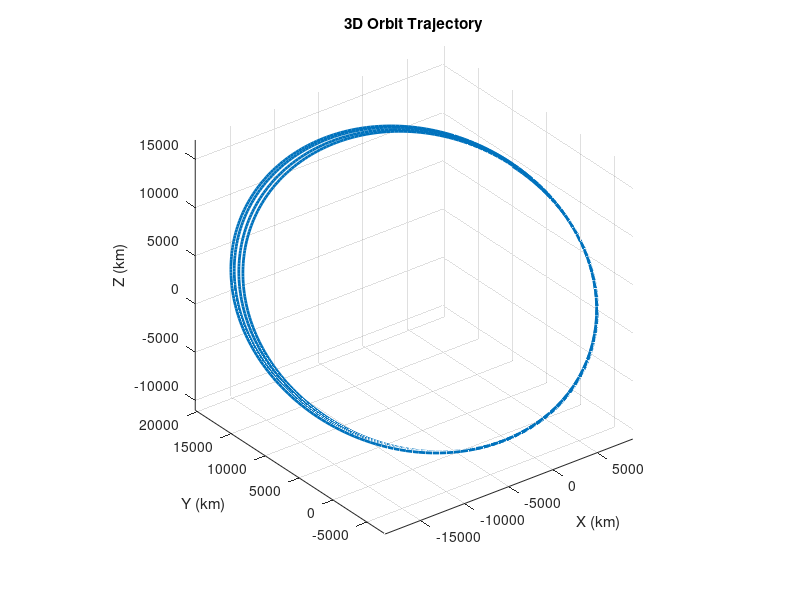

This figure's MATLAB source: (Note: this script raises an error after producing the figure.)
close all;
clear all;
clc;

% ODE 시스템 정의 (운동 방정식)
function dxdt = orbitEquations(t, x)
    global mu
    r = sqrt(x(1)^2 + x(2)^2 + x(3)^2); % 거리 계산
    dxdt = zeros(6,1);  % 미분 방정식 배열
    % 위치에 대 한 변화율
    dxdt(1) = x(4);  % vx
    dxdt(2) = x(5);  % vy
    dxdt(3) = x(6);  % vz
    % 속도에 대한 변화율 (중력 효과)
    dxdt(4) = -mu * x(1) / r^3;  % ax
    dxdt(5) = -mu * x(2) / r^3;  % ay
    dxdt(6) = -mu * x(3) / r^3;  % az

    % dxdt = zeros(4,1);  % 미분 방정식 배열
    % % % 위치에 대 한 변화율
    % dxdt(1) = x(3);  % vx
    % dxdt(2) = x(4);  % vy
    % % % 속도에 대한 변화율 (중력 효과)
    % dxdt(3) = x(1)*x(4)^2-x(1)^(-2);
    % dxdt(4) = -x(3)*x(4)/x(1);
end


%Initial Condition%
for k=1:3
    if k==1
        x0 = [9000 0 6000 0.0 5.0 5.0];  % [x, y, z, vx, vy, vz]
        dt = [0:100:86400];  % 시간 간격
    elseif k==2
        x0=[7000 9000 0 -5.0 7.0 0.0];
        dt=[0:100:30000];
    else
        x0=[9000 0 6000 0.0 5.0 5.0]; % ad_x = +1e-5, +1e-6
        dt=[0:100:5*86400];
    end
 

    global mu
    % 중력 상수 및 중심 천체 질량 (예: 지구 기준)
    mu = 398600;  % km^3/s^2 (지구 기준 중력 상수)
    
    
    % ODE45 solver 호출
    [t, sol] = ode45(@orbitEquations, dt, x0);
    
    % 결과 시각화 (3D 궤도 플롯)
    figure;
    plot3(sol(:,1), sol(:,2), sol(:,3), 'LineWidth', 2);
    xlabel('X (km)');
    ylabel('Y (km)');
    zlabel('Z (km)');
    title('3D Orbit Trajectory');
    grid on;
    axis equal;

    hold on;

    load('topo.mat','topo','topomap1');
    Re=6378.137;
    
    phi=linspace(0,pi,30);
    theta=linspace(0,2*pi,40);
    [phi,theta]=meshgrid(phi,theta);
    xsphere=Re*sin(phi).*cos(theta);
    ysphere=Re*sin(phi).*sin(theta);
    zsphere=Re*cos(phi);
    mhndl1=mesh(xsphere,ysphere,zsphere);
    h =surface(xsphere,ysphere,zsphere,'FaceColor','texture','CData',topo);
    axis equal
end
